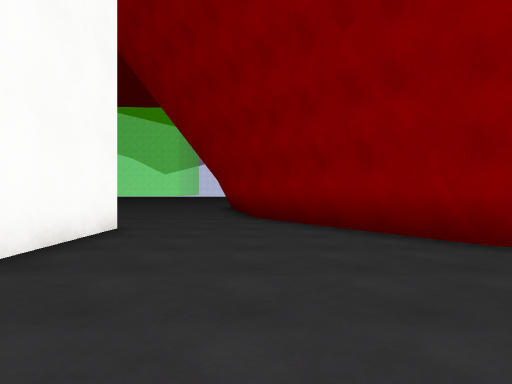
view 1 (above)

23 first-person views from a walk through a scene from a Unity 3-D project. The camera is 1.4 m above the floor, looks level and sees 80° across. The floor is counted in squares, 2 m on a side. Each view is taken from the middle of a square. On the plan, view 1 faces up. The plan holds only what a view shows up to about 10 squares ahead; the rest is blank. The place goes on beyond the plan. The player is left out. Surface patterns are stand-ins for the level's own textures.

view 2
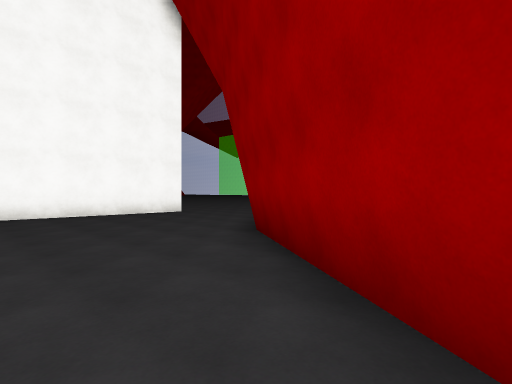

view 3
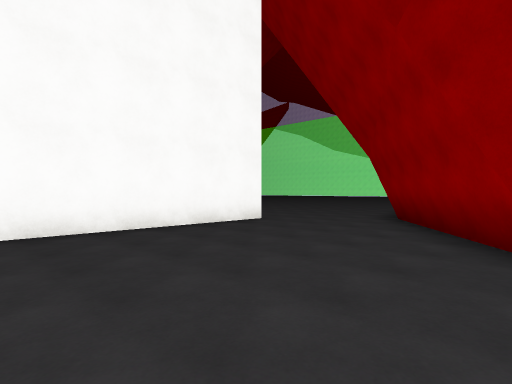

view 4
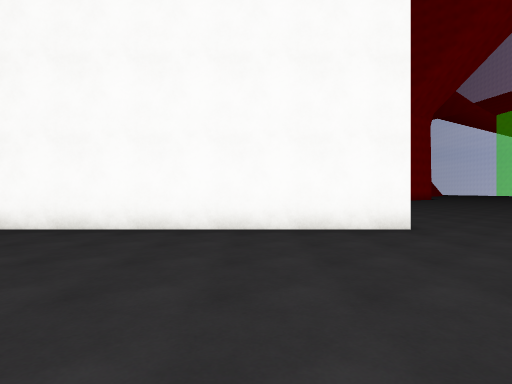

view 5
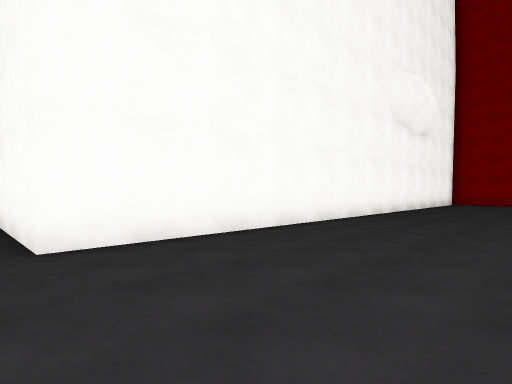

view 6
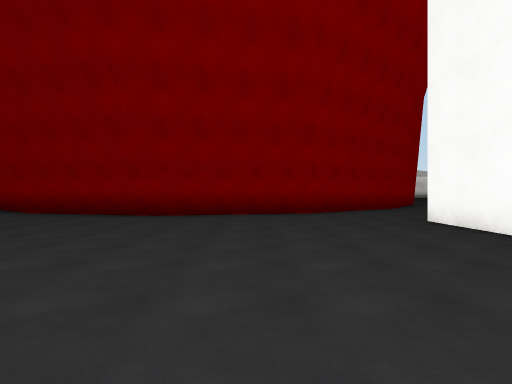

view 7
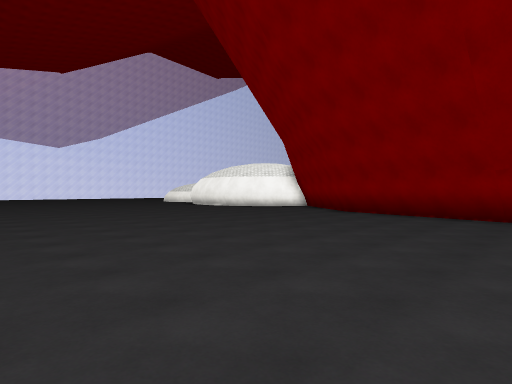

view 8
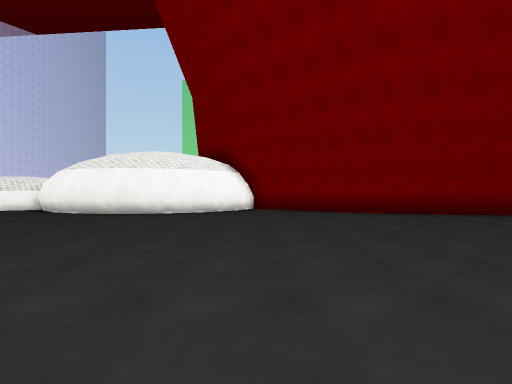

view 9
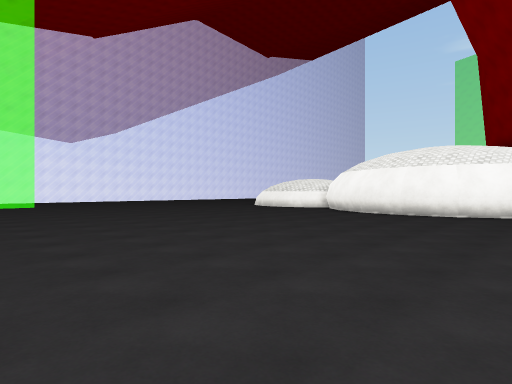

view 10
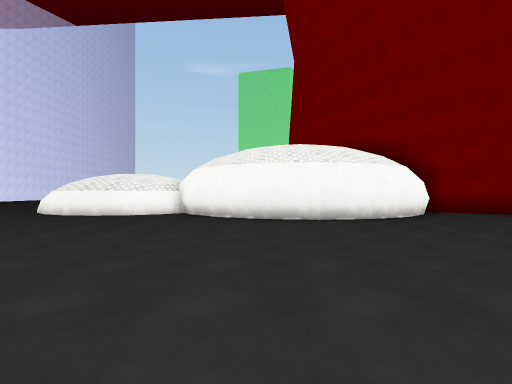

view 11
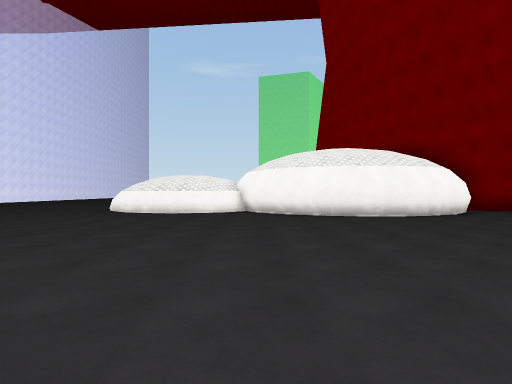

view 12
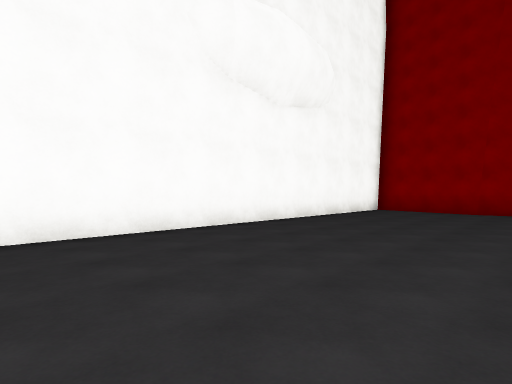

view 13
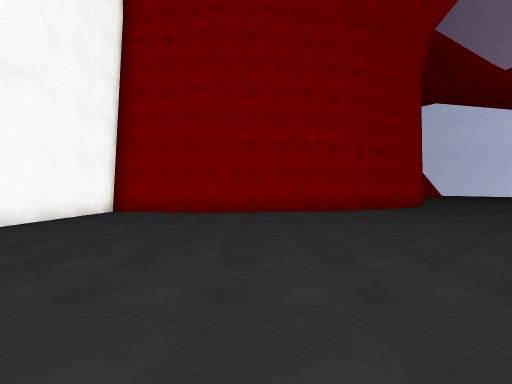

view 14
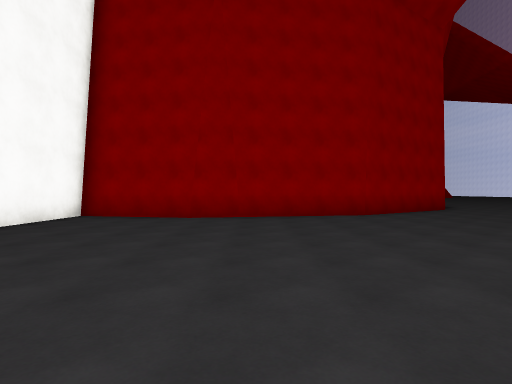

view 15
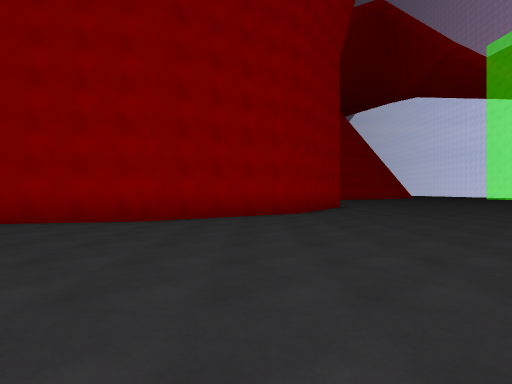

view 16
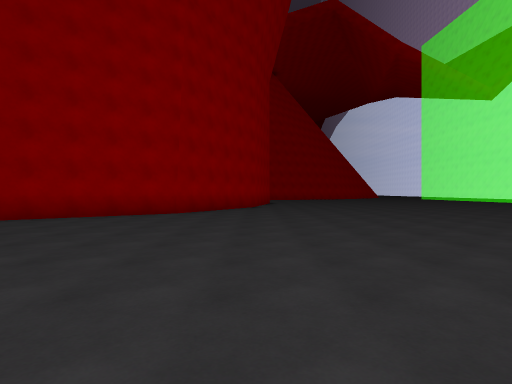

view 17
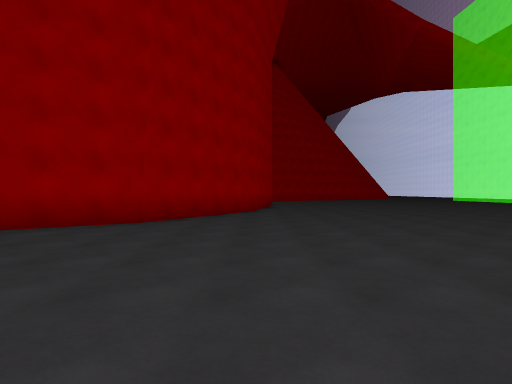

view 18
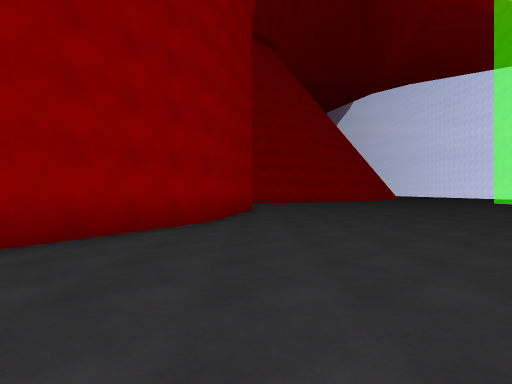

view 19
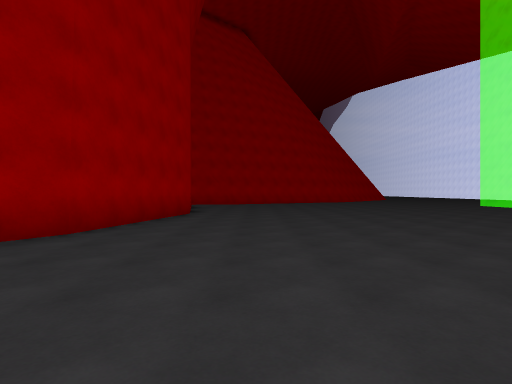

view 20
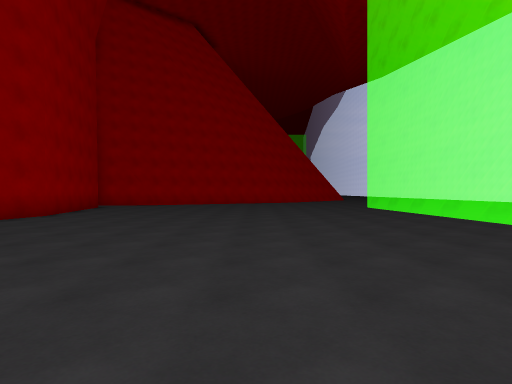

view 21
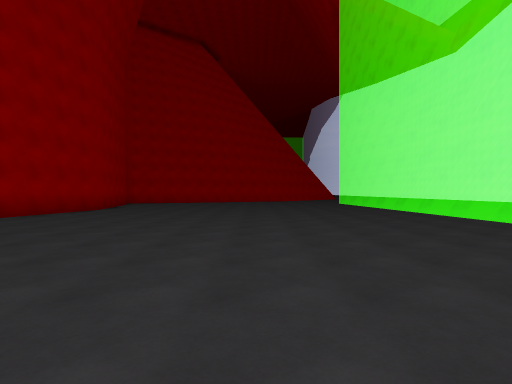

view 22
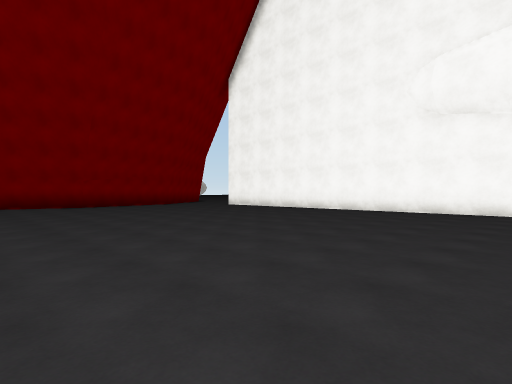

view 23
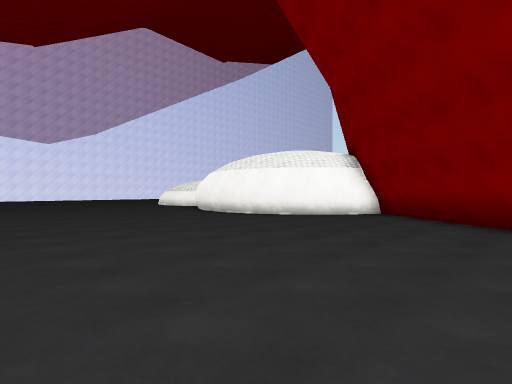

### Floor plan
Key: @ floor where view 1 was taken; # wall or solid block; . floor; = window, fence, low wall or low ledge.
Columns run from 34 left of view 1 to 7 right of it. Each row starts with its distance up from view 1.
 34 .== ==                         .....#
 33 .=======                 =.. .......#
 32 .========                ..........##
 31 ...........              ..........##
 30 ............             ...........#
 29 .............            ...........#
 28 ..............           ..........##
 27 ..............          ..........##
 26 ...............         ..........#
 25 .................       ..........#
 24 ..................      ..........##
 23 ...................     ...........#
 22 ....................    ...........###
 21 #######..............   .............#
 20       ##............     ...........##
 19        ###.........      ..........##
 18          ##.........     .........##
 17           ##......................#
 16            #......................#
 15            ##....................##
 14             ##...................#
 13              #...................#
 12              #...................#
 11              #...................#
 10              #...................##
  9              #....................#
  8              #....................##
  7              #.....................#
  6              ###################...##
  5                                #....##
  4                                #.....##
  3                                #......###
  2                                #........##
  1                                #.........#
  0                                #..@.......

Positions as (right, up) in squares from view 1, and headings:
1: (0, 0), facing up
2: (7, 0), facing up-left
3: (3, 0), facing up-left
4: (3, 3), facing left
5: (-2, 10), facing down-left
6: (-10, 10), facing right
7: (-10, 12), facing up-right
8: (-10, 21), facing right
9: (-10, 22), facing up-right
10: (-8, 27), facing right
11: (-9, 29), facing right
12: (-9, 11), facing down-left
13: (-10, 11), facing left
14: (-12, 11), facing left
15: (-14, 17), facing left
16: (-14, 21), facing left
17: (-17, 21), facing left
18: (-21, 22), facing left
19: (-23, 24), facing left
20: (-24, 28), facing left
21: (-21, 28), facing left
22: (-16, 17), facing down-right
23: (-7, 17), facing up-right
